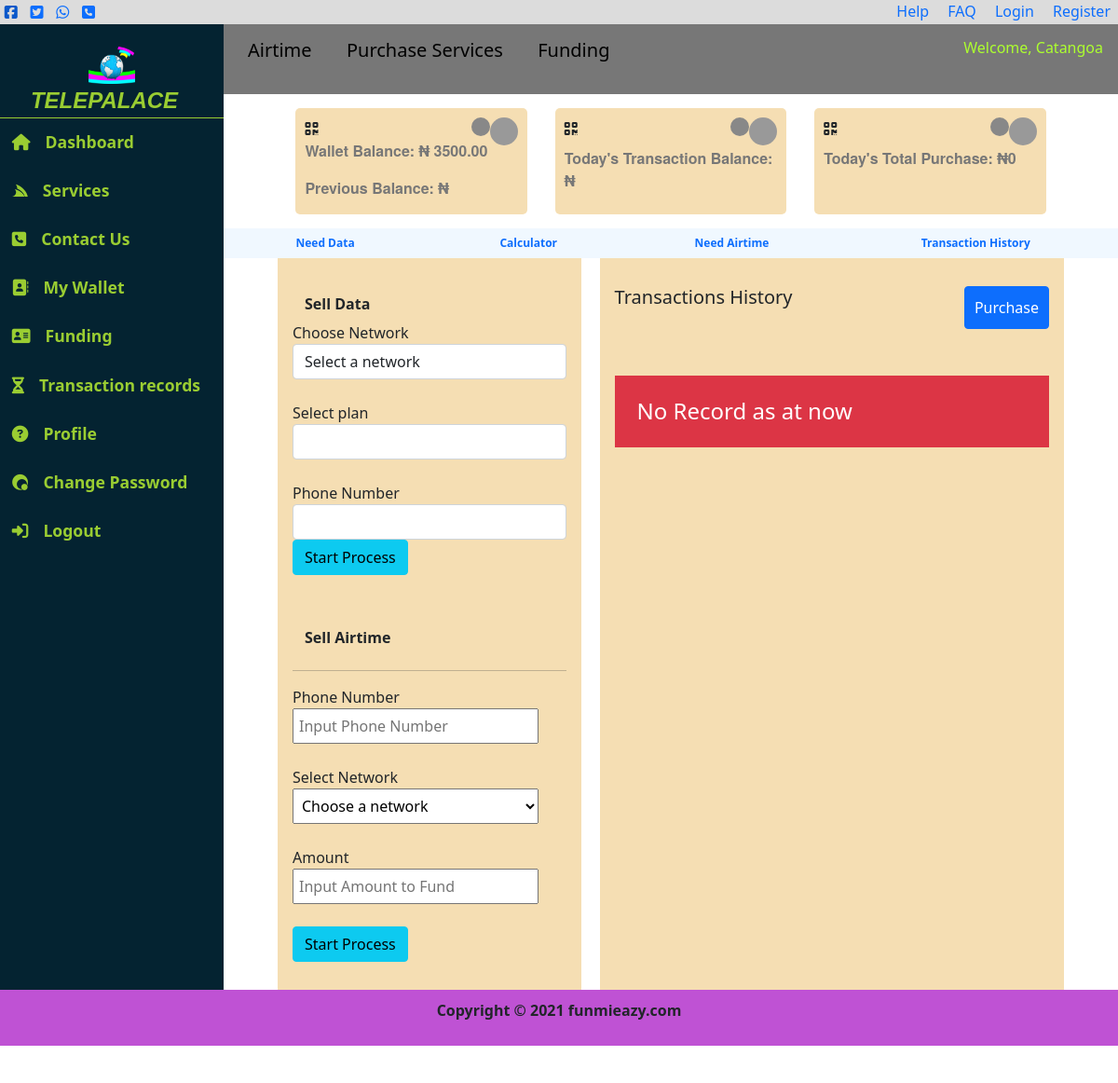
Page /dashboard (signed in) on the earlier database version.
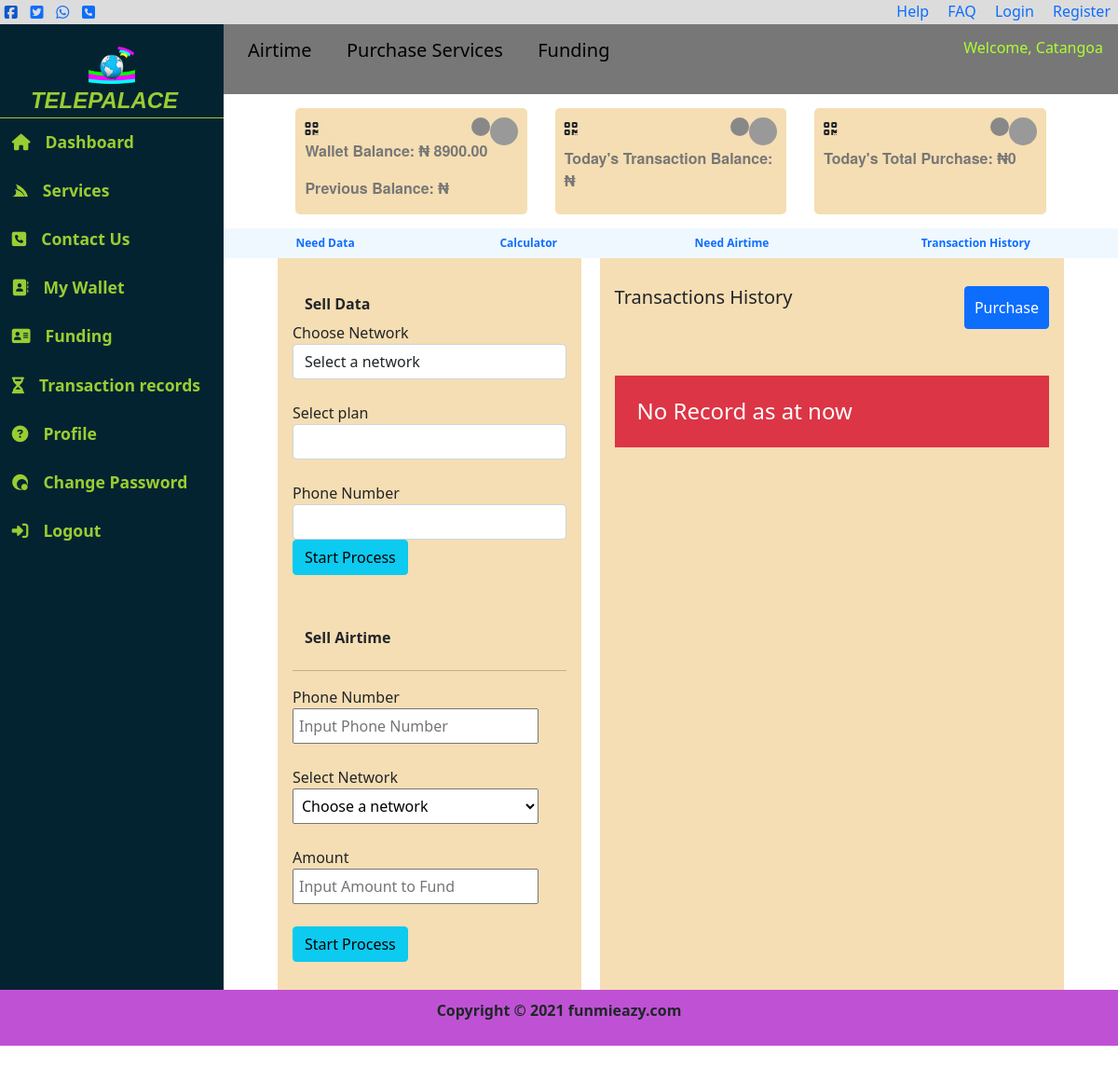
Same page on the later database version.
### web/models.py (models this page shows, shortened)
class UserWallet(models.Model):
	user = models.OneToOneField('User', on_delete=models.CASCADE, default=None)
	walletID = models.CharField(max_length=100, default='')
	amount = models.DecimalField(max_digits=10, decimal_places=2, default=0.0)
	prev_amount = models.DecimalField(max_digits=10, decimal_places=2, default=0.0)

### web/views.py (the view)
# urls.py: url(r'dashboard', views.dashboard, name='dashboard'),
def dashboard (request):
	user_wallet = UserWallet.objects.get(user=request.user)
	pay_history = PayHistory.objects.filter(user=request.user).order_by('id').reverse()[:4]
	context = {
		'user_wallet': user_wallet.amount,
		'prev_amt': user_wallet.prev_amount,
		'pay_history': pay_history
	}
	return render (request, 'dashboard.html', context)

### web/context_processor.py (called while the page is built)
def user_notifications(request):
    if request.user.is_authenticated == True:
        notifications = UserNotification.objects.filter(user=request.user)
        notifications_count = UserNotification.objects.filter(user=request.user).exclude(read=True).count()
        return {
            'notifications': notifications,
            'notifications_count': notifications_count
        }
    else:
        notifications = UserNotification.objects.all()
        return {
            'notifications': notifications
        }

### web/templates/dashboard.html (shortened to what the changed rows need)
{% extends "shared/base.html" %}
{% load static %}
{% load humanize %}
{% block maintwo %}
<div class="mainbarr">
  <div class="dailyrecords">
    <div class="records wb">
      <span id="recordspan1" class="recordspan"></span>
      <span id="recordspan2" class="recordspan"></span>
      <i class="fas fa-qrcode"></i><br>
      <p>Wallet Balance: <span>&#8358</span> {{ user_wallet }}</p>
      <p>Previous Balance: <span>&#8358</span>{{obalance}}</p>
    </div>
  </div>
</div>
{% endblock maintwo %}

Differences in the rows shown:
changed UserWallet: amount "3500.00" → "8900.00"
